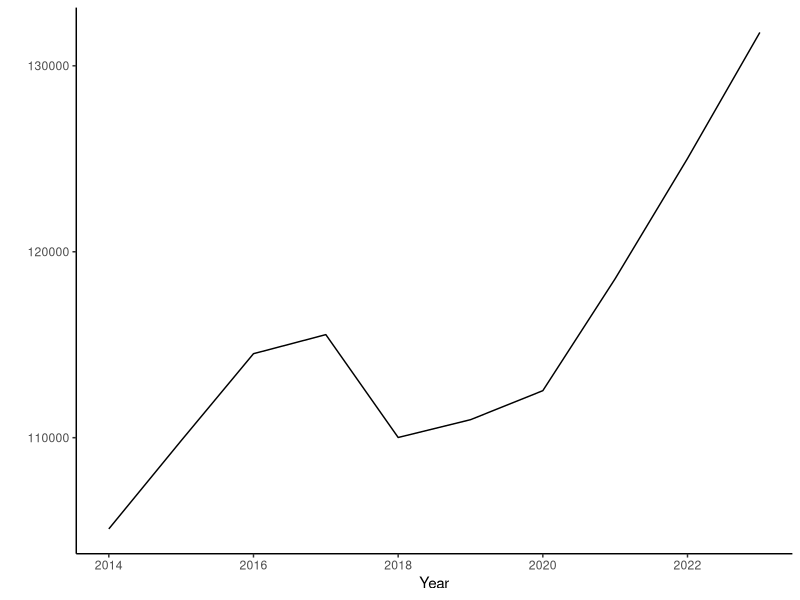
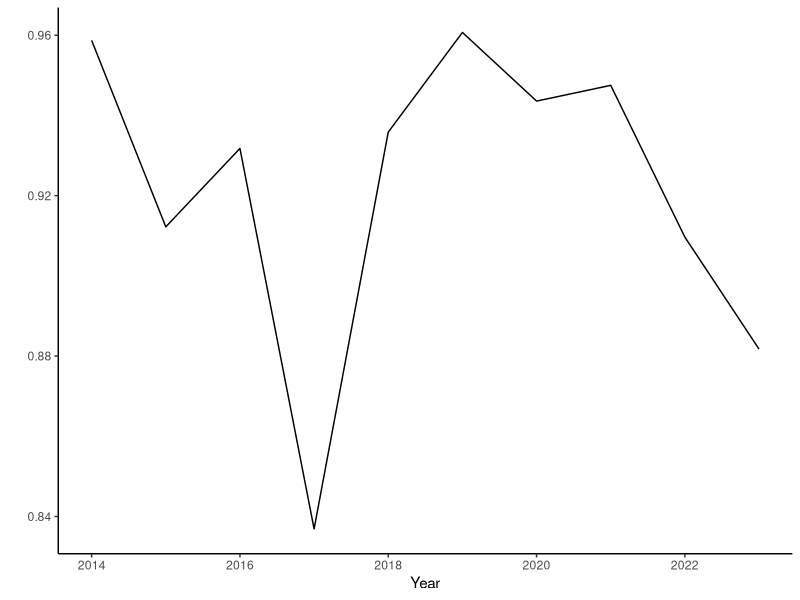
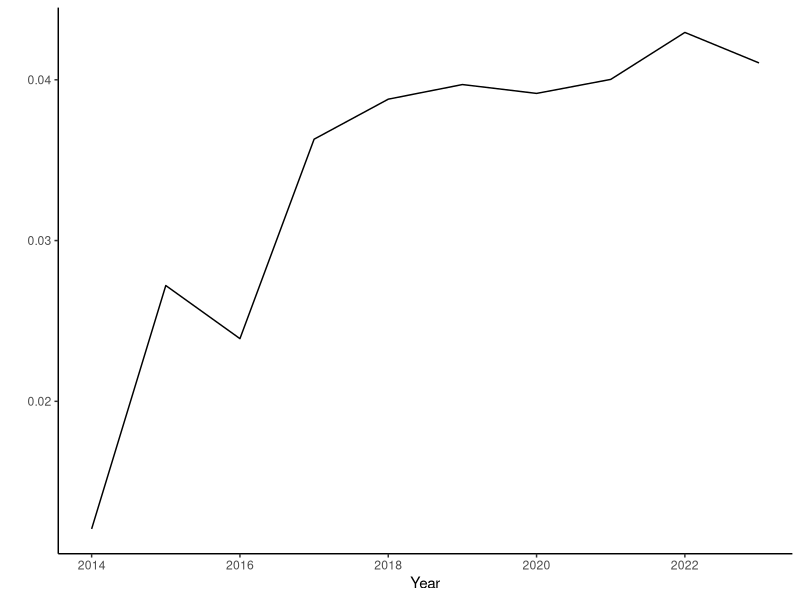
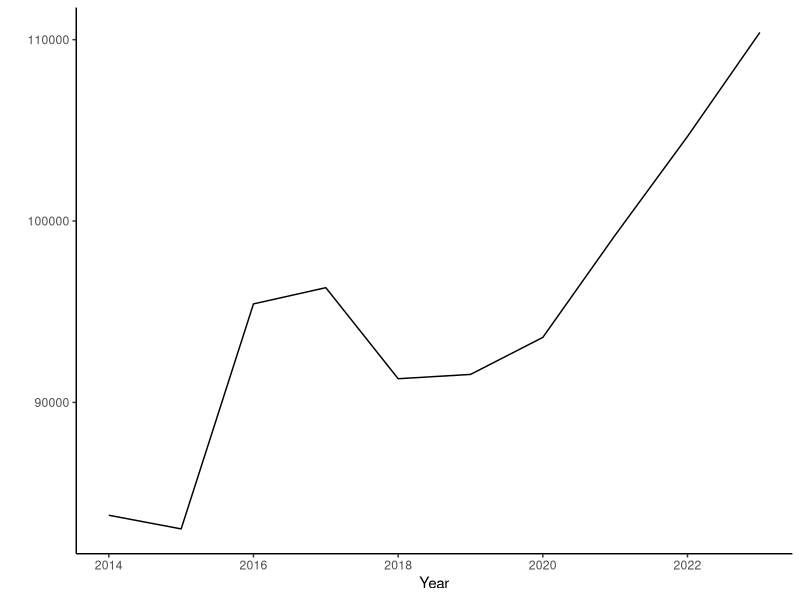
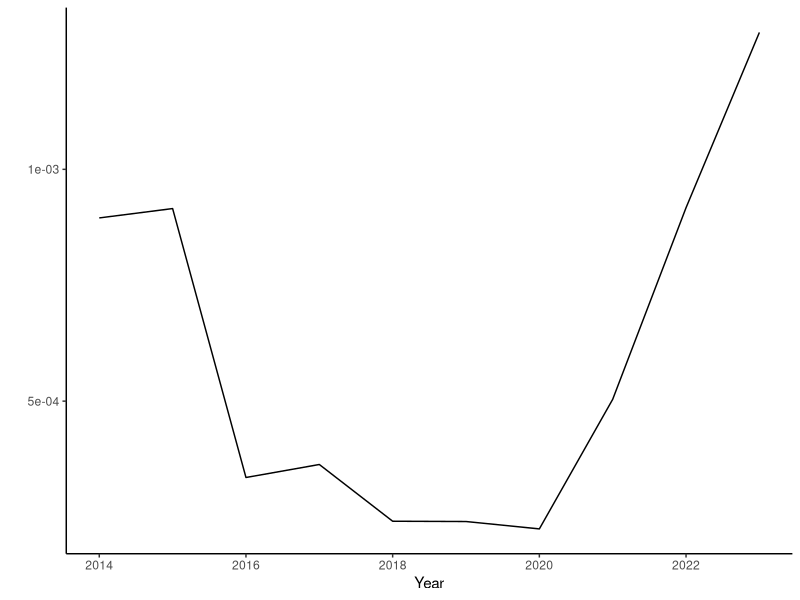
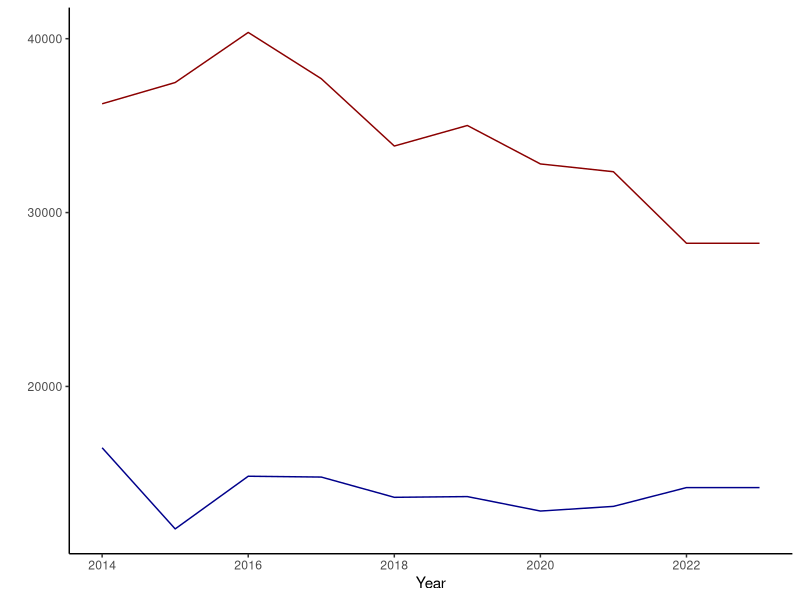
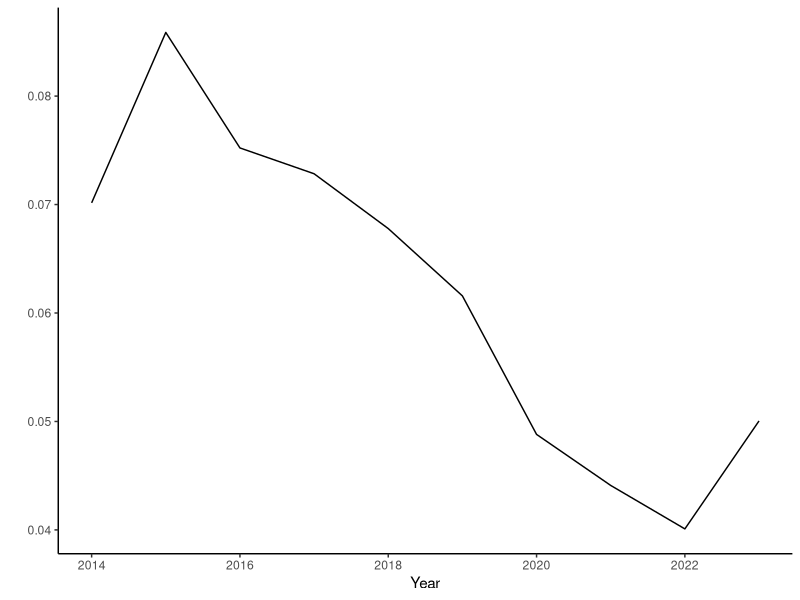
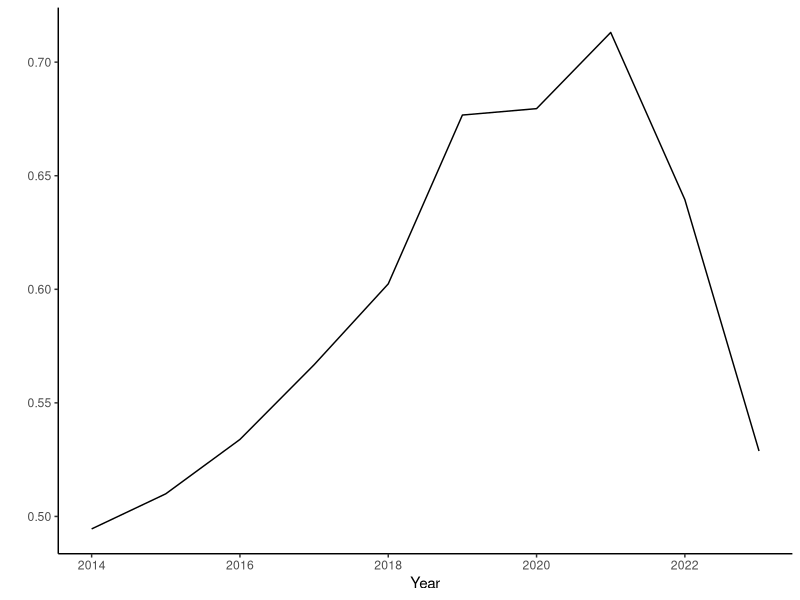

Reproduce these figures in R, in order.
## ---- chunk 1
library(readr)
library(dplyr)
library(ggplot2)
library(tidyr)
library(stringr)
## ---- chunk 2
dog_data <- read_csv("data/dog-control.csv")
## ---- chunk 3
# Summaries of dogs and owners

dogs <- dog_data |> 
  filter(category == "registrations" | category == "classification") |> 
  group_by(financial_year) |> 
  select(-category) |> 
  pivot_wider(names_from = c(subcategory, measure), values_from = value) |> 
  select(-dangerous_total, -(starts_with("shelters"))) |> 
  mutate(
    menacing = menacing_33A + menacing_33C,
    dangerous = dangerous_conviction + dangerous_evidence + dangerous_admission,
    pc_men = menacing / dogs_known,
    pc_dan = dangerous / dogs_known,
    pc_reg = dogs_registered / dogs_known,
  )

owners <- dog_data |> 
  filter(subcategory == "owners" | subcategory == "prosecution-appeal") |> 
  group_by(financial_year) |> 
  select(-category) |> 
  pivot_wider(names_from = c(subcategory, measure), values_from = value) |> 
  mutate(
    owners_sanctioned = owners_probationary + owners_disqualified,
    pc_sanctioned = owners_sanctioned / owners_total,
  )
## ---- chunk 4
ggplot(dogs, aes(x = financial_year, y = dogs_known)) +
  geom_line() +
  theme_classic() +
  xlab("Year") +
  ylab("")
## ---- chunk 5
ggplot(dogs, aes(x = financial_year, y = pc_reg)) +
  geom_line() +
  theme_classic() +
  xlab("Year") +
  ylab("")
## ---- chunk 6
ggplot(dogs, aes(x = financial_year, y = pc_men)) +
  geom_line() +
  theme_classic() +
  xlab("Year") +
  ylab("")
## ---- chunk 7
ggplot(owners, aes(x = financial_year, y = owners_total)) +
  geom_line() +
  theme_classic() +
  xlab("Year") +
  ylab("")
## ---- chunk 8
ggplot(owners, aes(x = financial_year, y = pc_sanctioned)) +
  geom_line() +
  theme_classic() +
  xlab("Year") +
  ylab("")
## ---- chunk 9
rfs <- dog_data |> 
  filter(subcategory == "priority-1" | 
           subcategory == "priority-2") |> 
  group_by(financial_year) |> 
  select(-category, -measure) |> 
  pivot_wider(names_from = c(subcategory), values_from = value) |> 
  mutate(
    rfs_total = `priority-1` + `priority-2`,
  )

ggplot(rfs, aes(x = financial_year)) +
  geom_line(aes(y = rfs_total), color = "darkred") +
  geom_line(aes(y = `priority-1`), color = "darkblue") +
  theme_classic() +
  xlab("Year") +
  ylab("")
## ---- chunk 10
impounds <- dog_data |> 
  filter(category == "shelters") |> 
  group_by(financial_year) |> 
  select(-category, -measure) |> 
  pivot_wider(names_from = c(subcategory), values_from = value)

impounds$dogs_known <- dogs$dogs_known

impounds <- impounds |> 
  mutate(
    pc_impounded = impound / dogs_known,
    pc_returned = `claimed-returned` / impound,
    pc_euthanised = euthanised / impound,
    pc_adopted = `adopted-rescued` / impound,
  )
## ---- chunk 11
ggplot(impounds, aes(x = financial_year, y = pc_impounded)) +
  geom_line() +
  theme_classic() +
  xlab("Year") +
  ylab("")
## ---- chunk 12
ggplot(impounds, aes(x = financial_year, y = pc_returned)) +
  geom_line() +
  theme_classic() +
  xlab("Year") +
  ylab("")
## ---- chunk 13
ggplot(impounds, aes(x = financial_year, y = pc_euthanised)) +
  geom_line() +
  theme_classic() +
  xlab("Year") +
  ylab("")
## ---- chunk 14
ggplot(impounds, aes(x = financial_year, y = pc_adopted)) +
  geom_line() +
  theme_classic() +
  xlab("Year") +
  ylab("")
## ---- chunk 15
ggplot(owners, aes(x = financial_year, 
                   y = `prosecution-appeal_total`)) +
  geom_line() +
  theme_classic() +
  xlab("Year") +
  ylab("")
